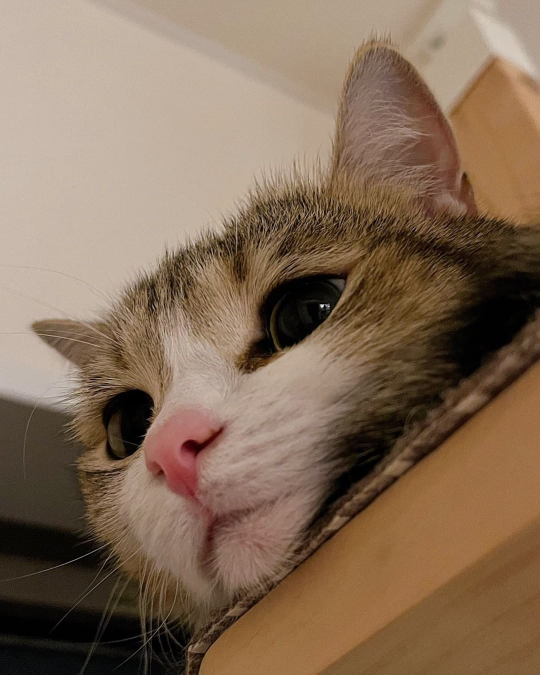
#> input picture catdogbird_dataset/cat/1.jpg, 1080 x 1349 px (shown at 1/2 size)
$ jupyter execute --allow-errors DS623_Team_Project.ipynb
#> lines starting #> are read from the running program, lines starting #| are printed output that depends on the picture
[cell 1]
# DS623 Team Project - Image Processing and PCA (using NumPy and Pandas only)

# Import allowed libraries
# The os module is part of Python's standard library, not an external or high-level framework and is
# used for navigating folders and handling file paths
import os
import numpy as np
# Image is used as a basic preprocessing step for file I/O and not processing or analysis
from PIL import Image

# Dataset path and categories (match your folder names exactly)
dataset_path = './catdogbird_dataset'
categories = ['cat', 'dog', 'bird']

# Function to load and preprocess images (grayscale, resize, flatten)
def load_images(folder, size=(128, 128)):
#> called with folder = './catdogbird_dataset/cat', size = (128, 128)
    images = []
    for filename in os.listdir(folder):
        if filename.lower().endswith(('.jpg', '.jpeg', '.png')):
            path = os.path.join(folder, filename)
            img = Image.open(path).convert('L')  # Convert to grayscale
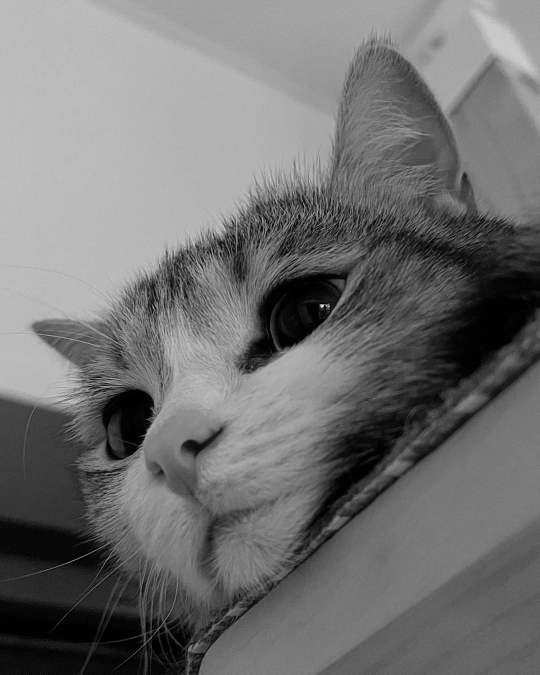
#> img: PIL image 1080x1349 L (shown at 1/2 size); min 0, max 255, mean 113.1
            img = img.resize(size)
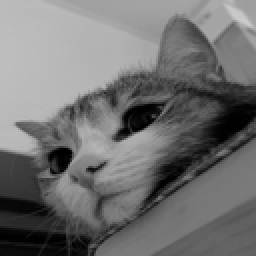
#> img: PIL image 128x128 L (shown 2 times larger); min 0, max 204, mean 113.1
            images.append(np.array(img).flatten())
    return np.array(images)

# Load the dataset into a dictionary
data = {}
#> (the rest of this cell did not finish here and is left out)
